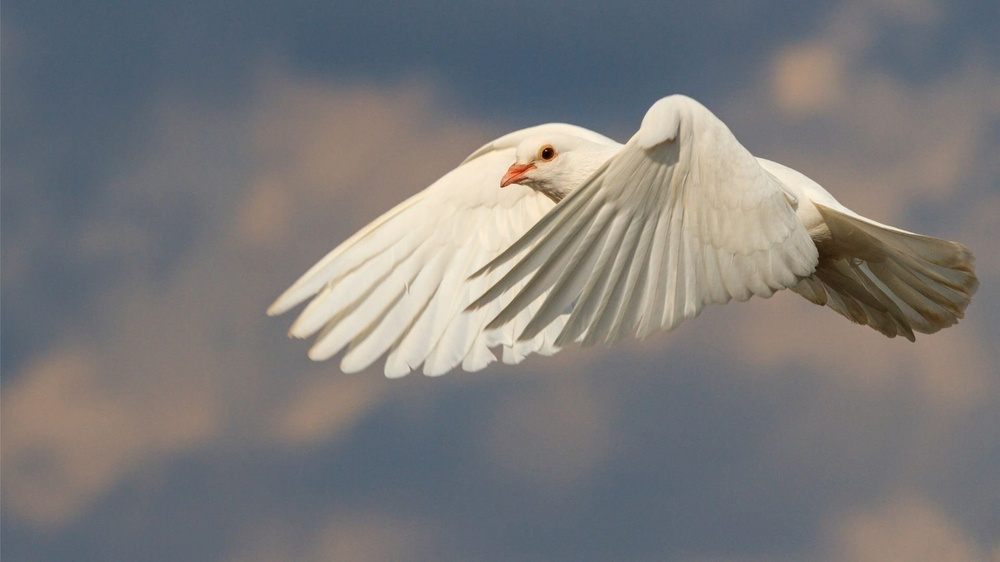
#> input picture merpati.jpg, 1000 x 562 px, shrunk from 1920 x 1080 before the run
$ python medium.py
#> lines starting #> are read from the running program, lines starting #| are printed output that depends on the picture; after the words box and inside, x2 and y2 are one past the last pixel; in counts of white or black regions, pixels touching at a corner belong together; long printed decimals are rounded
# Vito Fajar Wibawa Solin        -    163221020
# Patrick Andrasena Tumengkol    -    163221077
# Fellysha Fernanda              -    163221098

import numpy as np
from PIL import Image
import matplotlib.pyplot as plt
import cv2
import os
import random

class GeneticAlgorithmOtsu:
    def __init__(self, population_size=50, generations=100, mutation_rate=0.1, crossover_rate=0.8):
        self.population_size = population_size
        self.generations = generations
        self.mutation_rate = mutation_rate
        self.crossover_rate = crossover_rate

    def create_initial_population(self, min_val, max_val):
        """Membuat populasi awal dengan threshold acak"""
        population = []
        for _ in range(self.population_size):
            threshold = random.randint(min_val, max_val)
            population.append(threshold)
        return population

    def fitness_function(self, image, threshold):
        """Fungsi fitness berdasarkan kriteria Otsu (minimize intra-class variance)"""
        foreground = image[image >= threshold]
        background = image[image < threshold]

        if foreground.size == 0 or background.size == 0:
            return 0  # Fitness rendah untuk threshold yang tidak valid

        # Hitung bobot
        weight_fg = foreground.size / image.size
        weight_bg = background.size / image.size

        # Hitung varians
        variance_fg = np.var(foreground) if foreground.size > 0 else 0
        variance_bg = np.var(background) if background.size > 0 else 0

        # Intra-class variance (yang ingin diminimalkan)
        intra_class_variance = (weight_fg * variance_fg) + (weight_bg * variance_bg)

        # Return fitness (semakin kecil intra-class variance, semakin tinggi fitness)
        return 1 / (1 + intra_class_variance)

    def selection(self, population, fitness_scores):
        """Tournament selection untuk memilih parent"""
        tournament_size = 3
        selected = []

        for _ in range(2):  # Pilih 2 parent
            tournament = random.sample(list(zip(population, fitness_scores)), tournament_size)
            winner = max(tournament, key=lambda x: x[1])
            selected.append(winner[0])

        return selected

    def crossover(self, parent1, parent2):
        """Single-point crossover untuk threshold values"""
        if random.random() < self.crossover_rate:
            # Arithmetic crossover untuk nilai threshold
            alpha = random.random()
            child1 = int(alpha * parent1 + (1 - alpha) * parent2)
            child2 = int(alpha * parent2 + (1 - alpha) * parent1)
            return child1, child2
        else:
            return parent1, parent2

    def mutation(self, individual, min_val, max_val):
        """Mutasi dengan penambahan noise kecil"""
        if random.random() < self.mutation_rate:
            # Mutasi Gaussian
            noise = int(np.random.normal(0, 5))  # Noise kecil
            mutated = individual + noise
            # Pastikan dalam range yang valid
            mutated = max(min_val, min(max_val, mutated))
            return mutated
        return individual

    def optimize_threshold(self, image):
        """Optimasi threshold menggunakan genetic algorithm"""
        min_val = int(np.min(image))
        max_val = int(np.max(image))

        # Inisialisasi populasi
        population = self.create_initial_population(min_val, max_val)
        best_fitness_history = []

        print(f"Memulai optimasi GA dengan populasi {self.population_size} untuk {self.generations} generasi...")

        for generation in range(self.generations):
            # Evaluasi fitness
            fitness_scores = [self.fitness_function(image, threshold) for threshold in population]

            # Tracking best fitness
            best_fitness = max(fitness_scores)
            best_fitness_history.append(best_fitness)

            if generation % 20 == 0:
                best_threshold = population[np.argmax(fitness_scores)]
                print(f"Generasi {generation}: Best threshold = {best_threshold}, Fitness = {best_fitness:.6f}")

            new_population = []
            #menetapkan individu yang terbaik
            best_idx = np.argmax(fitness_scores)
            new_population.append(population[best_idx])

            # Generate rest of population
            while len(new_population) < self.population_size:
                parent1, parent2 = self.selection(population, fitness_scores)
                child1, child2 = self.crossover(parent1, parent2)

                child1 = self.mutation(child1, min_val, max_val)
                child2 = self.mutation(child2, min_val, max_val)

                new_population.extend([child1, child2])

            population = new_population[:self.population_size]

        final_fitness_scores = [self.fitness_function(image, threshold) for threshold in population]
        best_threshold = population[np.argmax(final_fitness_scores)]

        return best_threshold, best_fitness_history

def threshold_image(im, th):
    """Threshold pada gambar, menghasilkan gambar biner (0 atau 255)."""
    # Diubah agar menghasilkan 0 dan 255 untuk kompatibilitas dengan cv2 dan plotting
    thresholded_im = np.zeros(im.shape, dtype=np.uint8)
    thresholded_im[im >= th] = 255
    return thresholded_im

# metode kalkulasi otsu utama
def compute_otsu_criteria(im, th):
    """Hitung kriteria Otsu (varians intra-kelas) untuk threshold tertentu."""
    # Mirip kaya medium yg dikasih ibunya di hebat, tapi lebih efisien
    foreground = im[im >= th]
    background = im[im < th]

    if foreground.size == 0 or background.size == 0:
        return np.inf

    weight_fg = foreground.size / im.size
    weight_bg = background.size / im.size

    variance_fg = np.var(foreground) if foreground.size > 0 else 0
    variance_bg = np.var(background) if background.size > 0 else 0

    return (weight_fg * variance_fg) + (weight_bg * variance_bg)

def find_traditional_otsu_threshold(im):
    # sama seperti sebelumnya, exhaustive search (penelusuran menyeluruh) = otsu + exhaustive
    """Otsu tradisional untuk dibandingkan."""
    threshold_range = range(int(np.min(im)), int(np.max(im)) + 1)
    criterias = [compute_otsu_criteria(im, th) for th in threshold_range]
    best_threshold = threshold_range[np.argmin(criterias)]
    return best_threshold

def apply_post_processing(binary_image):
    """Bersihin gambar biner pake operasi morfologi"""
    # Kernel 3x3 lebih 'lembut' untuk menghindari penghapusan detail objek.
    kernel = np.ones((3, 3), np.uint8)
    closing = cv2.morphologyEx(binary_image, cv2.MORPH_CLOSE, kernel)
    opening = cv2.morphologyEx(closing, cv2.MORPH_OPEN, kernel)
    return opening

def main():
    # Ganti path gambar di bawah ini sesuai dengan file yang ingin diproses. (merpati.jpg)
    script_dir = os.path.dirname(os.path.abspath(__file__))
    image_path = os.path.join(script_dir, 'merpati.jpg')

    try:
        original_image = Image.open(image_path)
#> original_image is the input picture: PIL image 1000x562 RGB; mean R, G, B 123.6, 122, 121.5
        gray_image = original_image.convert('L')
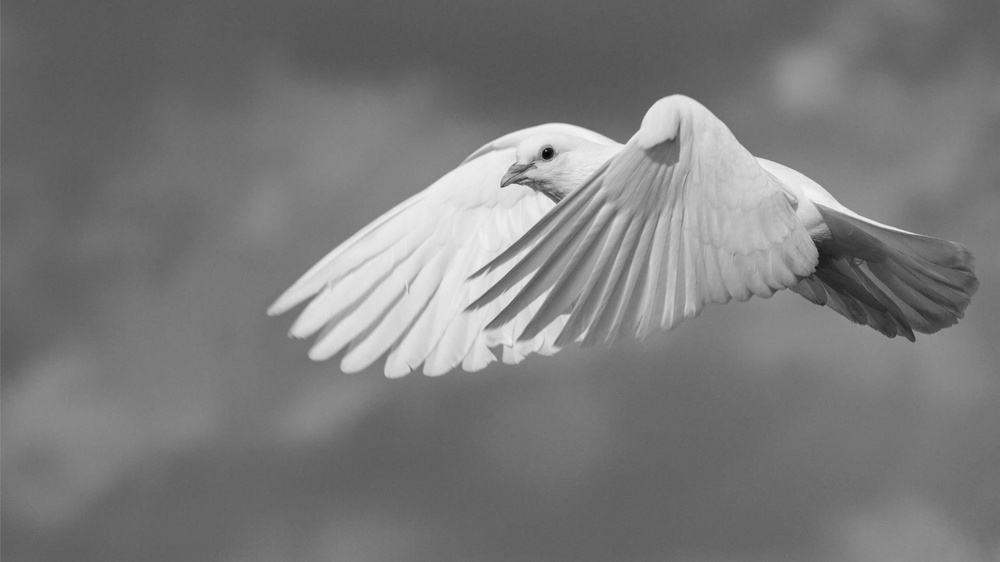
#> gray_image: PIL image 1000x562 L; min 5, max 245, mean 122.4
        gray_image_array = np.asarray(gray_image)

        # 1. Pra-pemrosesan
        blurred_image_array = cv2.GaussianBlur(gray_image_array, (5, 5), 0)

        # 2. Segmentasi Genetic Algorithm
        print("=== OPTIMASI THRESHOLD DENGAN GENETIC ALGORITHM ===")
        ga_optimizer = GeneticAlgorithmOtsu(
            population_size=50,
            generations=100,
            mutation_rate=0.1,
            crossover_rate=0.8
        )

        ga_threshold, fitness_history = ga_optimizer.optimize_threshold(blurred_image_array)
#> in optimize_threshold, `min_val = int(np.min(image))`: min_val = 10
#> in optimize_threshold, `max_val = int(np.max(image))`: max_val = 243
#> the loop in create_initial_population, `for _ in range(self.population_size):` made 50 passes
#> threshold on passes 1 to 12: 226, 108, 204, 237, 117, 20, 76, 140, 134, 113, 210, 222
#> after the loop in create_initial_population, `for _ in range(self.population_size):`: population = 50 values, max 242 at index 17, min 20 at index 5, mean 139.4
#> the loop in optimize_threshold, `for generation in range(self.generations):` made 100 passes
#> (best_threshold, best_idx) on passes 1, 21, 41: (159, 15), (157, 0), (157, 0)
#> best_idx on passes 2 to 7: 9, 0, 0, 0, 0, 0
#| Generasi 0: Best threshold = 159, Fitness = 0.003506
#| Generasi 20: Best threshold = 157, Fitness = 0.003512
#| Generasi 40: Best threshold = 157, Fitness = 0.003512
#| Generasi 60: Best threshold = 157, Fitness = 0.003512
#| Generasi 80: Best threshold = 157, Fitness = 0.003512
        ga_binary = threshold_image(gray_image_array, ga_threshold)
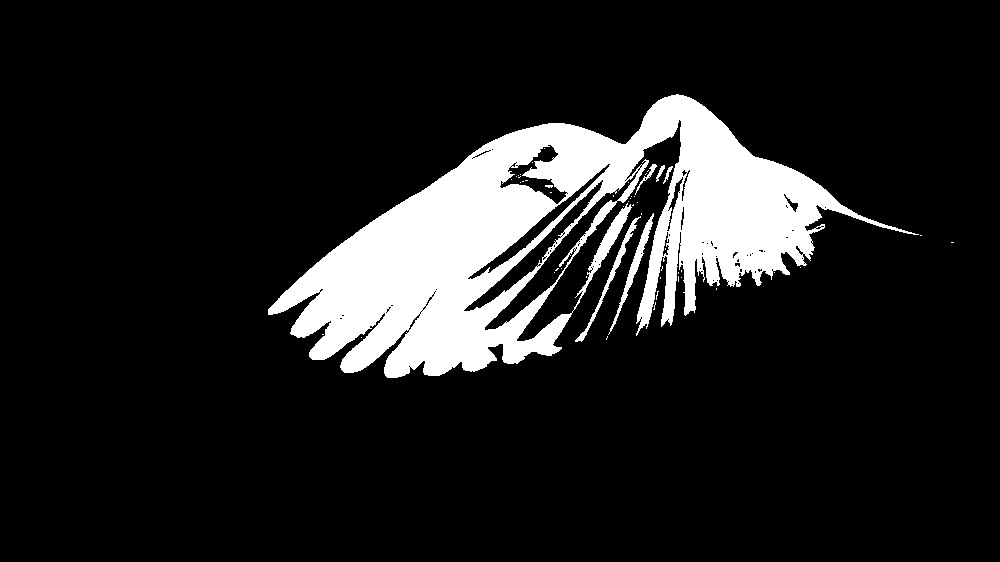
#> ga_binary: shape (562, 1000); 12.6% white; 51 white regions (45 under 20 px), largest, box (x1, y1, x2, y2) and area: (268, 94, 919, 378) 69399, (608, 213, 654, 335) 648, (575, 216, 641, 342) 587, (635, 164, 657, 195) 99, (656, 165, 665, 182) 55, (663, 166, 673, 184) 51

        # 3. Perbandingan dengan Otsu tradisional
        print("\n=== PERBANDINGAN DENGAN METODE TRADISIONAL ===")
        traditional_threshold = find_traditional_otsu_threshold(blurred_image_array)
        traditional_binary = threshold_image(gray_image_array, traditional_threshold)

        print(f"GA Threshold: {ga_threshold}")
#| GA Threshold: 157
        print(f"Traditional Otsu Threshold: {traditional_threshold}")
#| Traditional Otsu Threshold: 157
        print(f"Perbedaan: {abs(ga_threshold - traditional_threshold)}")
#| Perbedaan: 0

        # 4. Penyesuaian untuk metode GA
        foreground_pixels_ga = np.count_nonzero(ga_binary)
        if foreground_pixels_ga > ga_binary.size / 2:
            print("Info: Hasil GA dibalik untuk memastikan objek berwarna putih.")
            ga_binary = cv2.bitwise_not(ga_binary)

        # 5. Penyesuaian untuk metode Traditional
        foreground_pixels_trad = np.count_nonzero(traditional_binary)
        if foreground_pixels_trad > traditional_binary.size / 2:
            print("Info: Hasil Traditional dibalik untuk memastikan objek berwarna putih.")
            traditional_binary = cv2.bitwise_not(traditional_binary)

        # 6. Pasca-pemrosesan
        ga_final = apply_post_processing(ga_binary)
#> in apply_post_processing, `closing = cv2.morphologyEx(binary_image, cv2.MORPH_CLOSE, kernel)`:
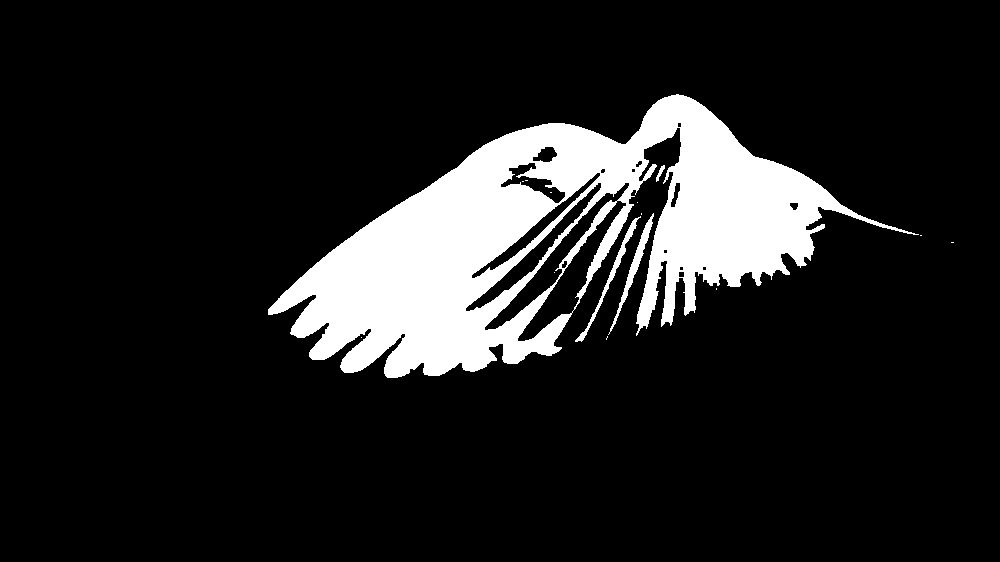
#> closing: shape (562, 1000); 12.9% white; 15 white regions (11 under 20 px), largest, box (x1, y1, x2, y2) and area: (268, 94, 919, 378) 71069, (608, 213, 654, 335) 656, (575, 216, 641, 342) 599, (656, 165, 665, 182) 57
#> in apply_post_processing, `opening = cv2.morphologyEx(closing, cv2.MORPH_OPEN, kernel)`:
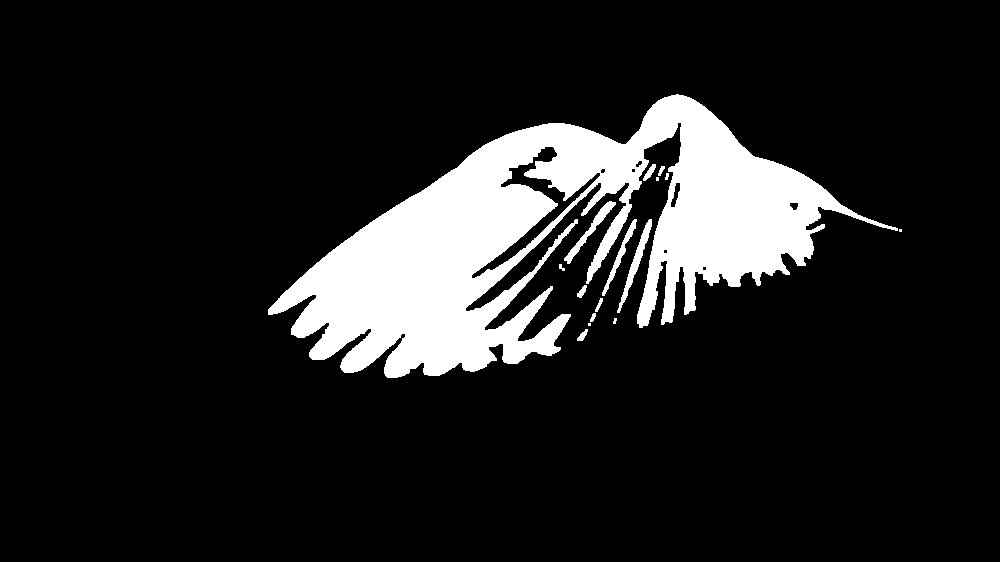
#> opening: shape (562, 1000); 12.8% white; 16 white regions (4 under 20 px), largest, box (x1, y1, x2, y2) and area: (268, 94, 898, 378) 69995, (617, 219, 652, 313) 586, (564, 201, 616, 264) 519
        traditional_final = apply_post_processing(traditional_binary)

        # 7. Visualisasi hasil

        # Slide 1: Perbandingan hasil
        fig1, axes1 = plt.subplots(1, 6, figsize=(24, 5))
        fig1.suptitle('Perbandingan Genetic Algorithm vs Traditional Otsu Thresholding', fontsize=16)

        axes1[0].set_title('Gambar Asli', fontsize=12)
        axes1[0].imshow(original_image)
        axes1[0].axis('off')

        axes1[1].set_title('Gambar Grayscale', fontsize=12)
        axes1[1].imshow(gray_image, cmap='gray')
        axes1[1].axis('off')

        axes1[2].set_title(f'GA Raw Binary\n(Threshold: {ga_threshold})', fontsize=12)
        axes1[2].imshow(ga_binary, cmap='gray')
        axes1[2].axis('off')

        axes1[3].set_title('GA Final Result\n(Cleaned)', fontsize=12)
        axes1[3].imshow(ga_final, cmap='gray')
        axes1[3].axis('off')

        axes1[4].set_title(f'Traditional Raw Binary\n(Threshold: {traditional_threshold})', fontsize=12)
        axes1[4].imshow(traditional_binary, cmap='gray')
        axes1[4].axis('off')

        axes1[5].set_title('Traditional Final Result\n(Cleaned)', fontsize=12)
        axes1[5].imshow(traditional_final, cmap='gray')
        axes1[5].axis('off')

        fig1.tight_layout(rect=[0, 0, 1, 0.95])  # Leave space for suptitle

        # Slide 2: Analisis
        fig2, axes2 = plt.subplots(1, 3, figsize=(18, 5))

        axes2[0].set_title('GA Fitness Evolution', fontsize=12)
        axes2[0].plot(fitness_history)
        axes2[0].set_xlabel('Generation')
        axes2[0].set_ylabel('Best Fitness')
        axes2[0].grid(True)

        axes2[1].set_title('Histogram Perbandingan', fontsize=12)
        axes2[1].hist(gray_image_array.flatten(), bins=256, alpha=0.7, label='Original', color='blue')
        axes2[1].axvline(x=ga_threshold, color='red', linestyle='--', label=f'GA Threshold ({ga_threshold})')
        axes2[1].axvline(x=traditional_threshold, color='green', linestyle='--', label=f'Traditional ({traditional_threshold})')
        axes2[1].set_xlabel('Pixel Intensity')
        axes2[1].set_ylabel('Frequency')
        axes2[1].legend()
        axes2[1].grid(True)

        axes2[2].set_title('Perbedaan Hasil', fontsize=12)
        diff = np.abs(ga_final.astype(int) - traditional_final.astype(int))
#> diff: shape (562, 1000) int64; every value is 0
        im = axes2[2].imshow(diff, cmap='hot')
        fig2.colorbar(im, ax=axes2[2], fraction=0.046, pad=0.04, label='Difference')
        axes2[2].axis('off')

        fig2.tight_layout()

        plt.show()
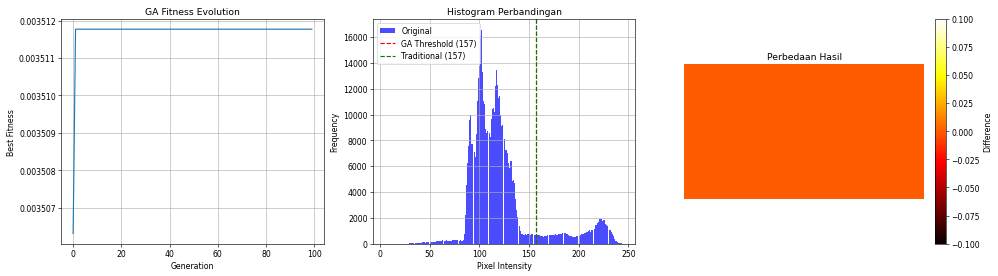
#> figure drawn by matplotlib, 4 panels; panel 1: curve peaks at x = 1, y = 0.00351; panel 2: tallest bar 16574 high, from x = 101.6 to 102.5

        # 8. Analisis kuantitatif
        print("\n=== ANALISIS KUANTITATIF ===")

        # Hitung kriteria Otsu untuk kedua hasil
        ga_criteria = compute_otsu_criteria(gray_image_array, ga_threshold)
        traditional_criteria = compute_otsu_criteria(gray_image_array, traditional_threshold)

        print(f"GA Otsu Criteria (Intra-class variance): {ga_criteria:.6f}")
#| GA Otsu Criteria (Intra-class variance): 284.244
        print(f"Traditional Otsu Criteria: {traditional_criteria:.6f}")
#| Traditional Otsu Criteria: 284.244

        if ga_criteria < traditional_criteria:
            print("✓ GA menghasilkan kriteria Otsu yang lebih baik (variance lebih kecil)")
        else:
            print("✓ Traditional Otsu menghasilkan kriteria yang lebih baik")

        # Hitung jumlah piksel yang berbeda
        pixels_different = np.sum(ga_final != traditional_final)
        total_pixels = ga_final.size
        difference_percentage = (pixels_different / total_pixels) * 100

        print(f"Piksel yang berbeda: {pixels_different} dari {total_pixels} ({difference_percentage:.2f}%)")
#| Piksel yang berbeda: 0 dari 562000 (0.00%)

    except FileNotFoundError:
        print(f"Error: Gambar tidak ada di path: {image_path}")
    except Exception as e:
        print(f"Ada error: {e}")

if __name__ == "__main__":
    main()
